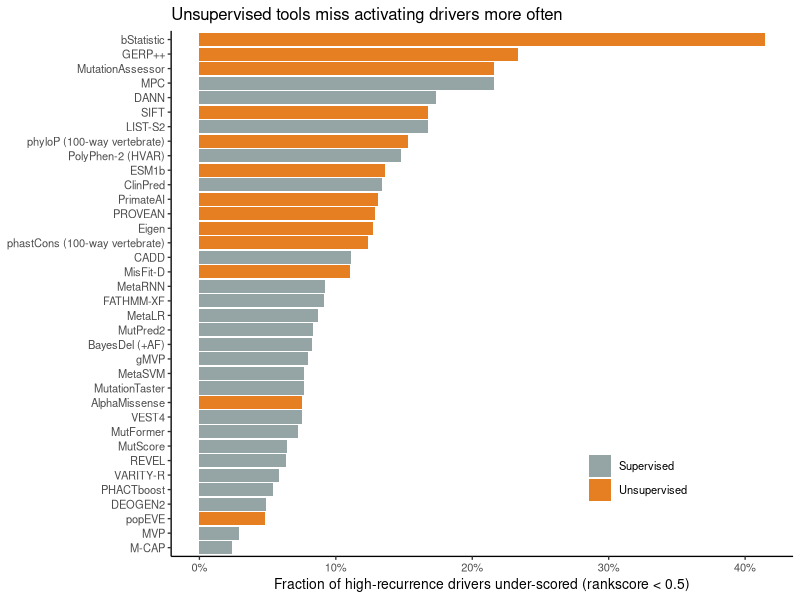
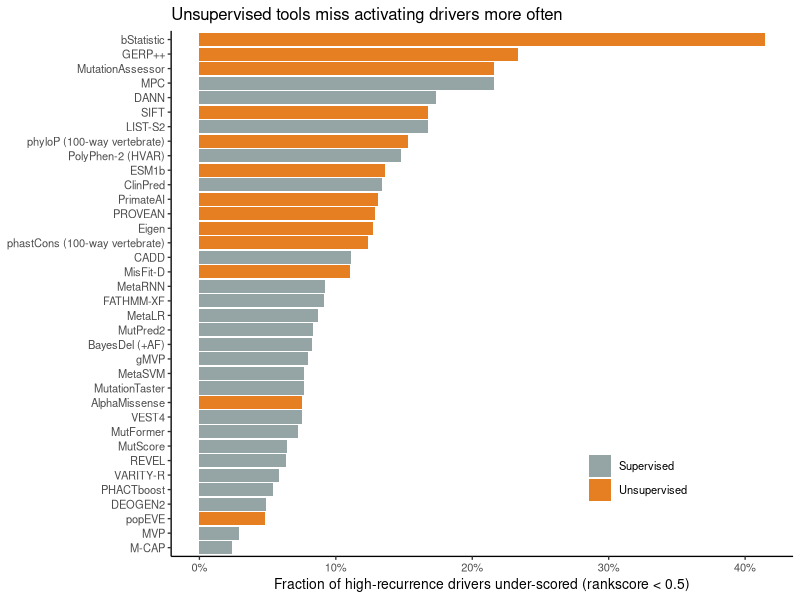

Recreate these plots in R, in order.
# Fig 3 — Driver under-scoring rate per tool (unsupervised vs supervised)
# Input: tables/driver_miss_rate.tsv  Output: fig3_driver_miss_rate.{pdf,png}
# Message: unsupervised (unsup) tools miss high-recurrence drivers more often (14.3% vs 9.1%).
suppressPackageStartupMessages({library(tidyverse)})

# dbNSFP column name → official publication tool name (cleaning up underscores etc.). Keep original name if not in the mapping.
disp <- c(
  "phyloP17way_primate"="phyloP (17-way primate)", "phastCons17way_primate"="phastCons (17-way primate)",
  "phyloP100way_vertebrate"="phyloP (100-way vertebrate)", "phastCons100way_vertebrate"="phastCons (100-way vertebrate)",
  "phyloP470way_mammalian"="phyloP (470-way mammalian)", "phastCons470way_mammalian"="phastCons (470-way mammalian)",
  "GERPpp_RS"="GERP++", "GERP_92_mammals"="GERP (92 mammals)",
  "Polyphen2_HDIV"="PolyPhen-2 (HDIV)", "Polyphen2_HVAR"="PolyPhen-2 (HVAR)",
  "Eigen-PC-raw_coding"="Eigen-PC", "Eigen-raw_coding"="Eigen", "CADD_raw"="CADD",
  "fathmm-XF_coding"="FATHMM-XF", "BayesDel_addAF"="BayesDel (+AF)", "BayesDel_noAF"="BayesDel (-AF)",
  "MisFit_S"="MisFit-S", "MisFit_D"="MisFit-D",
  "VARITY_R"="VARITY-R", "VARITY_ER"="VARITY-ER", "VARITY_R_LOO"="VARITY-R (LOO)", "VARITY_ER_LOO"="VARITY-ER (LOO)")

# Only one representative per family: exclude the duplicate variants below from the figure (summary stats use all 49)
drop_tools <- c("VARITY-ER","VARITY-R (LOO)","VARITY-ER (LOO)","PolyPhen-2 (HDIV)",
                "BayesDel (-AF)","Eigen-PC","GERP (92 mammals)",
                "phyloP (17-way primate)","phyloP (470-way mammalian)",
                "phastCons (17-way primate)","phastCons (470-way mammalian)",
                "SIFT4G","MisFit-S")

# type2 = principle-based 2-way classification (supervised: trained on clinical labels / unsupervised: conservation, evolution, language models)
d <- read.delim("tables/driver_miss_rate.tsv", check.names = FALSE) %>%
  rename(miss_rate = `miss_rate(<0.5)`) %>%
  mutate(grp = recode(type2, supervised = "Supervised", unsupervised = "Unsupervised"),
         tool = recode(tool, !!!disp)) %>%
  filter(!tool %in% drop_tools) %>%
  mutate(tool = fct_reorder(tool, miss_rate))

p <- ggplot(d, aes(miss_rate, tool, fill = grp)) +
  geom_col() +
  # Colors: use orange/grey here so as not to confuse with Fig 1A (red = under-scored)
  scale_fill_manual(values = c("Unsupervised" = "#E67E22",
                               "Supervised" = "#95A5A6"), name = NULL) +
  scale_x_continuous(labels = scales::percent) +
  labs(x = "Fraction of high-recurrence drivers under-scored (rankscore < 0.5)",
       y = NULL, title = "Unsupervised tools miss activating drivers more often") +
  theme_classic(base_size = 10) + theme(legend.position = c(0.75, 0.15))

h <- max(5, nrow(d) * 0.17 + 1.2)   # adjust height to the number of remaining tools
ggsave("figures_R/fig3_driver_miss_rate.pdf", p, width = 6.5, height = h)
ggsave("figures_R/fig3_driver_miss_rate.png", p, width = 6.5, height = h, dpi = 300)
cat(sprintf("Number of tools shown: %d (duplicate variants excluded from all 49)\n", nrow(d)))
